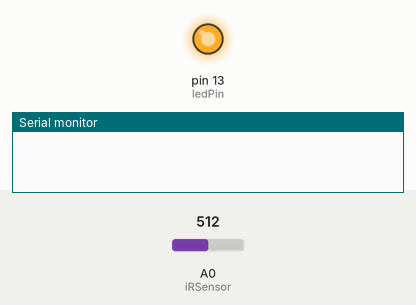
Recording of a sketch running on a simulated Arduino Uno, built with avr-gcc and run on an emulated ATmega328P. Shown: output pins drawn as LEDs (lit = HIGH), the last lines printed to the serial monitor. The test bench sets the inputs (shaded band); at power-on: A0 (iRSensor) = 512.

Above: at 1.2 s.
1.3 s: A0 (iRSensor) set to 0
At 2.5 s:
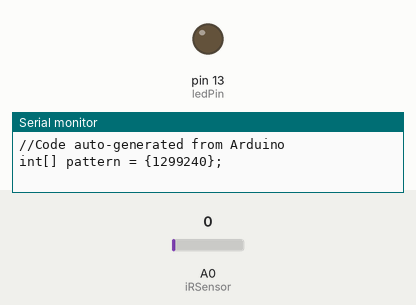
2.8 s: A0 (iRSensor) set to 122
At 3.6 s:
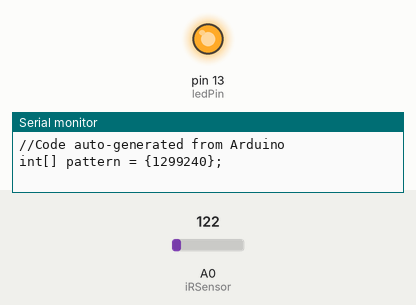
Timing chart, 0 to 5.8 s (numbered marks = the images above; inputs shaded):
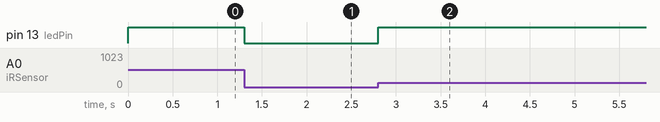

Measured:
- after the input at 1.3 s, pin 13 (ledPin): HIGH → LOW at once
- after the input at 2.8 s, pin 13 (ledPin): LOW → HIGH at once

The sketch:

RemoteIRCloner.ino
```cpp
/*
*
* Author: Enrique Wood (ewoodg@hotmail.com)
* Description: This code allows you to copy any remote controller's code sequences
*              the output is the time (in microseconds) that the IR led is turned on,
*              then off and so on.
*              You can retransmit those codes with an IR LED (or even paste the pattern
*              to Android code as I used this tool to)
*/

const int iRSensor = A0;     //IR receiver (phototransistor)
const int ledPin = 13;          //Led pin to indicate input's feedback (faster than Serial feedback)
boolean reading = false;        //Indicates whether the reading has or not started
byte changes = 0;               //Index for the pulse's array
int current = 0;                //Last value from the IR sensor
int prev = 0;                   //Previous value from the IR sensor

unsigned long pulse[255];       //Store the whole pulse times to format and show data
unsigned long time  = 0;        //Microseconds in last change
unsigned long diffTime = 0;     //Difference between now and time

void setup() {
  Serial.begin(57600);
  pinMode(iRSensor,INPUT);
  pinMode(ledPin,OUTPUT);
}

void loop() {

  //Read the logic value of the analog input
  current = analogRead(iRSensor) >0?1:0;  //Converts analogic signals to digital


  if(current == 1 && !reading){ //First 1 received: start reading
    reading = true;
    //Serial.println("Reading new pulse..."); //Not recomended to use as it slows loops and reading
    prev = current;
    time = micros();
    digitalWrite(ledPin,HIGH);
  }

  if(reading){
    // It already received the first one and the value just read is different from prev
    if(current != prev){
      pulse[changes] = micros() - time;
      time = micros();
      prev = current;
      changes++;
      digitalWrite(ledPin,current);
    }
    diffTime = (micros()-time);
    if(prev == 0 && diffTime > 1000000){
      int totalTime = 0,i;

      for(i=0;i<changes;i++) totalTime += pulse[i];
      Serial.print("\nPulse read succesfully! (");
      Serial.print("changes: ");
      Serial.print(changes);
      Serial.print(" in ");
      Serial.print(totalTime);
      Serial.println(" microseconds)");

      time = 0;
      reading = false;
      printPulseFormatted(changes);
      changes = 0;
    }
  }
}

//Formats the on/off's times as an array
void printPulseFormatted(int changes){
  int i;
  Serial.println("//Code auto-generated from Arduino");
  Serial.print("int[] pattern = {");
  for(i = 0;i<changes-1; i++){
    if(i!=0 && i%12 == 0) Serial.println("");
    Serial.print(pulse[i]);
    Serial.print(", ");
  }
  Serial.print(pulse[i]);
  Serial.println("};");
}
```
